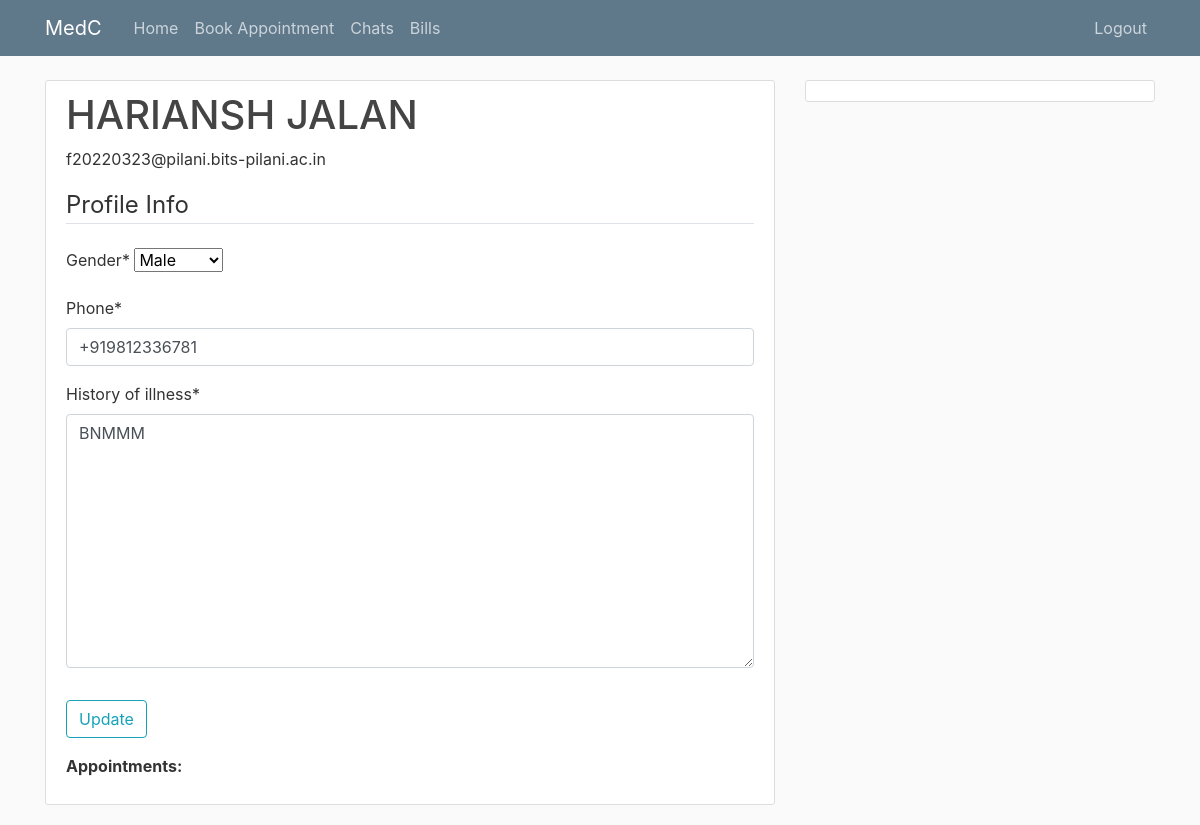
The app's page /patient/ (signed in) with its own data.
### users/models.py (models this page shows)
class User(AbstractUser):
    email = models.EmailField(null=True, unique=True)
    phone = PhoneNumberField(null=True, blank=False, unique=True)
    gender = models.CharField(null=True, max_length=1, choices=(('M','Male'),('F','Female')))
    is_patient = models.BooleanField(default=False)
    is_staff = models.BooleanField(default=False)

class Patient(models.Model):
    user = models.OneToOneField(User, on_delete=models.CASCADE, primary_key=True, related_name='patient')
    history_of_illness = models.TextField()

### patient_dashboard/views.py (the view)
# urls.py: 2. Add a URL to urlpatterns:  path('', views.home, name='home')
def home(request):
   user = request.user
   if request.method=='POST':
      u_form = UserUpdateForm(request.POST, instance=user)
      p_form = ProfileUpdateForm(request.POST, instance=request.user.patient)
      if u_form.is_valid() and p_form.is_valid():
            u_form.save()
            p_form.save()
            channel_layer = get_channel_layer()
            async_to_sync(channel_layer.group_send)("apps", {'type': 'chatroom_message','message': 'refresh_profiles',})
            messages.success(request, f'your account has been updated')
   else:
      u_form = UserUpdateForm(instance=user)
      p_form = ProfileUpdateForm(instance=request.user.patient)
   apps = Appointment.objects.filter(patient = user).order_by('-date_posted')
   return render(request,'patient_dashboard/profile.html',{'user': user, 'apps': apps, 'u_form' : u_form, 'p_form' : p_form})

### patient_dashboard/forms.py
class UserUpdateForm(forms.ModelForm):
    class Meta:
        model = User
        fields = ['gender', 'phone']

class ProfileUpdateForm(forms.ModelForm):
    class Meta:
        model = Patient
        fields = ['history_of_illness']

### patient_dashboard/templates/patient_dashboard/profile.html (shortened to what this page needs)
{% extends "patient_dashboard/base.html" %}
{%load crispy_forms_tags%}
{% block content %}
<div class="content-section">
    <h2 class="account-heading">{{user.first_name}} {{user.last_name}}</h2>
    <p>{{user.email}}</p>
    <form method="POST">
        <fieldset class="form-group">
            <legend class="border-bottom mb-4">Profile Info</legend>
            {{u_form|crispy}}
            {{p_form|crispy}}
        </fieldset>
        <div class="form-group">
            <button class="btn btn-outline-info" type="submit">Update</button>
        </div>
    </form>
    <dl class="row">
        <dt class="col-sm-3">Appointments: </dt>
            <dd class="col-sm-9">
            </dd>
</div>
{% endblock content %}

### users/static/users/main.css (style rules this page uses)
body { background: #fafafa; color: #333333; margin-top: 5rem; }
h1, h2, h3, h4, h5, h6 { color: #444444; }
.content-section { background: #ffffff; padding: 10px 20px; border: 1px solid #dddddd; border-radius: 3px; margin-bottom: 20px; }
.account-heading { font-size: 2.5rem; }

### records on screen
User: first_name "HARIANSH", last_name "JALAN", email "f20220323@pilani.bits-pilani.ac.in", gender "Male", phone "+919812336781"
Patient: history_of_illness "BNMMM"
